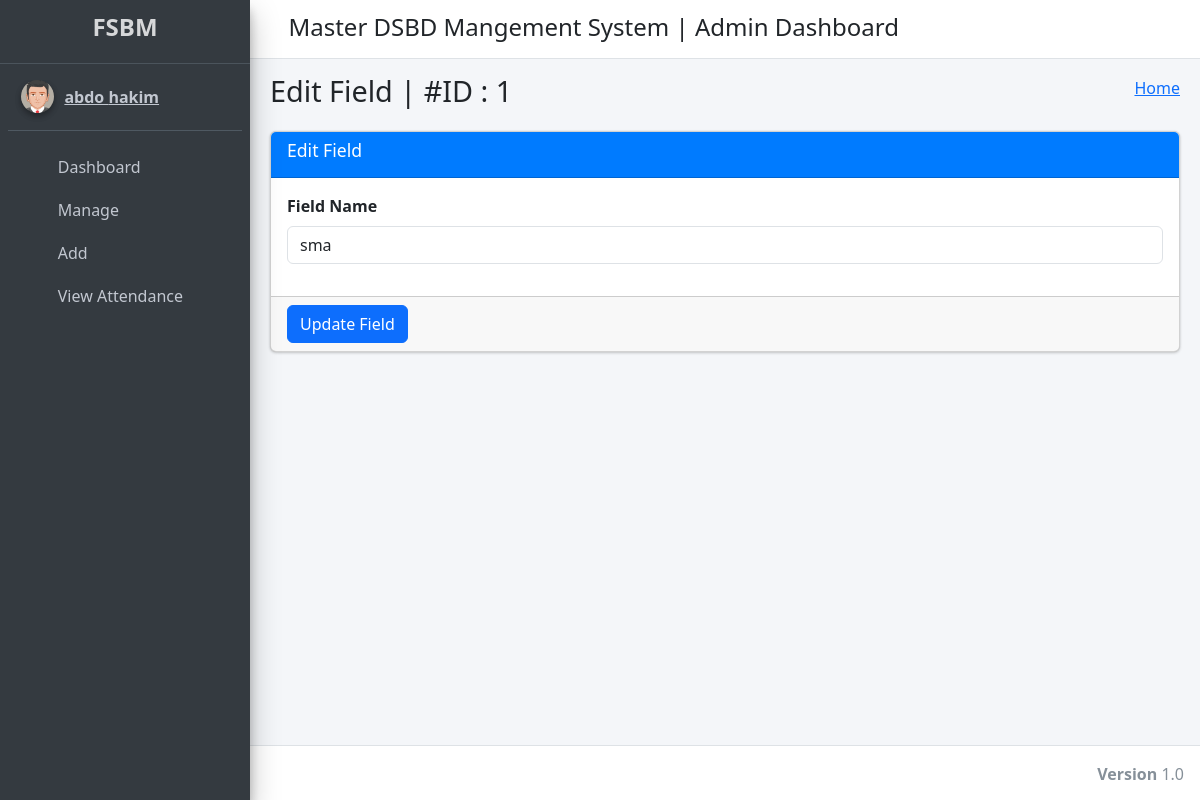
The page /edit_course/1/ (signed in) on the database its author committed.
### student_management_app/models.py (models this page shows)
class CustomUser(AbstractUser):
    user_type_data = ((1, "HOD"), (2, "Staff"), (3, "Student"))
    user_type = models.CharField(default=1, choices=user_type_data, max_length=10)

class Courses(models.Model):
    id = models.AutoField(primary_key=True)
    course_name = models.CharField(max_length=255)
    created_at = models.DateTimeField(auto_now_add=True)
    updated_at = models.DateTimeField(auto_now=True)
    objects = models.Manager()

### student_management_app/HodViews.py (the view)
# urls.py: path('edit_course/<course_id>/', HodViews.edit_course, name="edit_course"),
def edit_course(request, course_id):
    course = Courses.objects.get(id=course_id)
    context = {
        "course": course,
        "id": course_id
    }
    return render(request, 'hod_template/edit_course_template.html', context)

### student_management_app/LoginCheckMiddleWare.py (called while the page is built, shortened)
    def process_view(self, request, view_func, view_args, view_kwargs):
        modulename = view_func.__module__
        user = request.user
        if user.is_authenticated:
            if user.user_type == "1":
                if modulename == "student_management_app.HodViews":
                    pass
                elif modulename == "student_management_app.views" or modulename == "django.views.static":
                    pass
                else:
                    return redirect("admin_home")
            else:
                return redirect("login")
        else:
            if request.path == reverse("login") or request.path == reverse("doLogin"):
                pass
            else:
                return redirect("login")

### student_management_app/templates/hod_template/edit_course_template.html (shortened to what this page needs)
{% extends 'hod_template/base_template.html' %}
{% block page_title %}
    Edit Field | #ID : {{ course.id }}
{% endblock page_title %}
{% block main_content %}
{% load static %}
<section class="content">
        <div class="container-fluid">
            <div class="row">
                <div class="col-md-12">
                    <div class="card card-primary">
                    <div class="card-header">
                        <h3 class="card-title">Edit Field</h3>
                    </div>
                    <form role="form" method="POST" action="{% url 'edit_course_save' %}">
                        <div class="card-body">
                            <div class="form-group">
                                <label>Field Name </label>
                                <input type="text" class="form-control" name="course" value="{{ course.course_name }}">
                            </div>
                        </div>
                        <div class="card-footer">
                        <button type="submit" class="btn btn-primary">Update Field</button>
                        </div>
                    </form>
                    </div>
                </div>
            </div>
        </div>
      </section>
  {% endblock main_content %}

### student_management_app/templates/hod_template/sidebar_template.html (shortened to what this page needs)
{% load static %}
<aside class="main-sidebar sidebar-dark-primary elevation-4">
      <a href="{% url 'admin_home' %}" class="brand-link">
        <h4 class="text-center fw-bold">FSBM</h4>
      </a>
      <div class="sidebar">
        <div class="user-panel mt-3 pb-3 mb-3 d-flex">
          <div class="image">
            <img src="{% static 'dist/img/user2-160x160.jpg' %}" class="img-circle elevation-2" alt="User Image">
          </div>
          <div class="info">
            <a href="{% url 'admin_profile' %}" class="d-block"><span class="font-weight-bold">{{ user.first_name }} {{ user.last_name }}</span></a>
          </div>
        </div>
        <nav class="mt-2">
          <ul class="nav nav-pills nav-sidebar flex-column" data-widget="treeview" role="menu" data-accordion="false">
            <li class="nav-item">
              {% url 'admin_home' as admin_home %}
              <a href="{{ admin_home }}" class="nav-link {% if request.path == admin_home %} active {% endif %}">
                <i class="nav-icon fas fa-tachometer-alt"></i>
                <p>
                  Dashboard
                </p>
              </a>
            </li>
            <li class="nav-item">
              <a href="#" class="nav-link">
                  <i class="nav-icon fas fa-th"></i>
                  <p>
                      Manage
                      <i class="right fas fa-angle-left"></i>
                  </p>
              </a>
          </li>
          <li class="nav-item">
            <a href="#" class="nav-link">
                <i class="nav-icon far fa-plus-square"></i>
                <p>
                    Add
                    <i class="right fas fa-angle-left"></i>
                </p>
            </a>
          </li>
          <li class="nav-item">
            {% url 'admin_view_attendance' as admin_view_attendance %}
            <a href="{{ admin_view_attendance }}" class="nav-link {% if request.path == admin_view_attendance %} active {% endif %}">
                <i class="nav-icon fas fa-calendar-alt"></i>
                <p>
                    View Attendance
                </p>
            </a>
        </li>
          </ul>
        </nav>
      </div>
    </aside>

### rows shown on the page
CustomUser: first_name "abdo", last_name "hakim"
Courses: id "1", course "sma"
